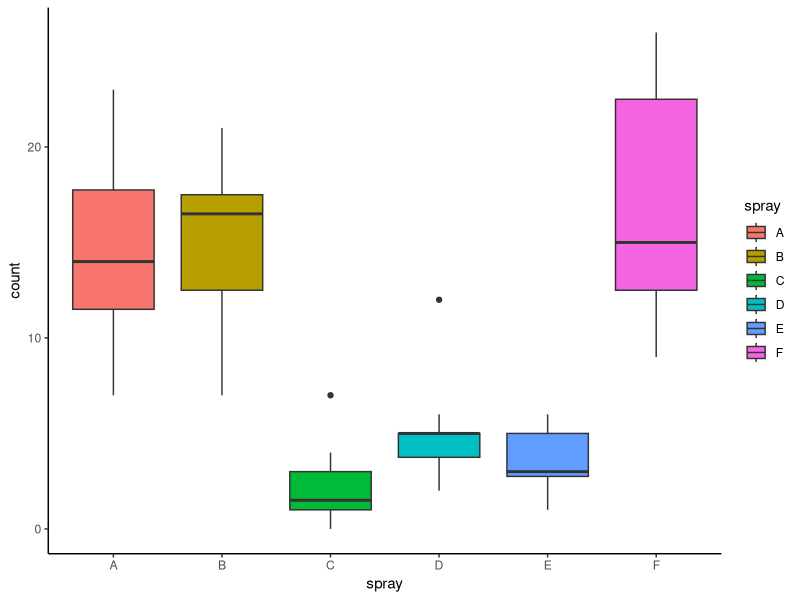

Source code (R):
library(dplyr)
library(MASS)
library(leaps)
library(tidyr)
library(ggplot2)
#7.1
data1<-c(9.95,9.33,9.49,9.00,10.09,9.15)
data2<-c(9.52,9.33,9.16,9.37,9.11,9.27)
t.test(data1,data2)

#7.2
ggplot(InsectSprays, aes(x = spray, y = count, fill = spray)) +
  geom_boxplot() +
  theme_classic()
anova_one_way <- aov(count~factor(spray), data = InsectSprays)
summary(anova_one_way)

#7.3
data(Boston)
str(Boston)
sample_index <- sample(nrow(Boston),nrow(Boston)*0.90)
Boston_train <- Boston[sample_index,]
Boston_test  <- Boston[-sample_index,]
model_1 <- lm(medv~crim+zn+chas+nox+rm+dis+rad+tax+ptratio+black+lstat, data=Boston_train)
model_1 <- lm(medv ~ ., data=Boston_train)
summary(model_1)

# good work
